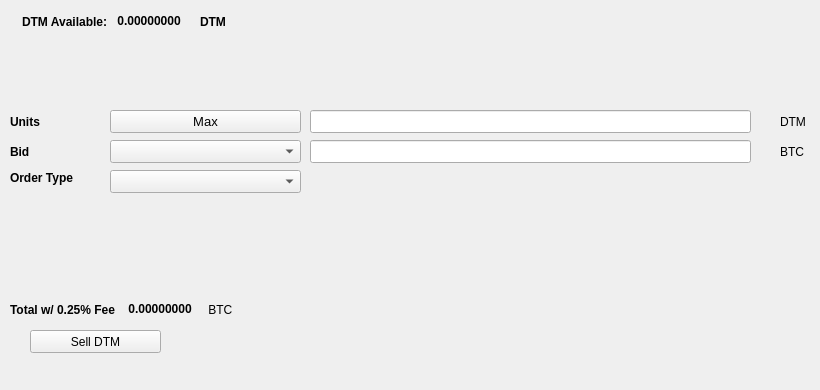
   <widget class="QWidget" name="SellTab">
    <attribute name="title">
     <string>Sell</string>
    </attribute>
    <widget class="QLabel" name="label_16">
     <property name="geometry">
      <rect>
       <x>780</x>
       <y>140</y>
       <width>31</width>
       <height>23</height>
      </rect>
     </property>
     <property name="text">
      <string>BTC</string>
     </property>
    </widget>
    <widget class="QComboBox" name="SellBidcomboBox">
     <property name="geometry">
      <rect>
       <x>110</x>
       <y>140</y>
       <width>191</width>
       <height>23</height>
      </rect>
     </property>
     <property name="font">
      <font>
       <pointsize>10</pointsize>
      </font>
     </property>
    </widget>
    <widget class="QLabel" name="label_18">
     <property name="geometry">
      <rect>
       <x>10</x>
       <y>110</y>
       <width>46</width>
       <height>23</height>
      </rect>
     </property>
     <property name="font">
      <font>
       <weight>75</weight>
       <bold>true</bold>
      </font>
     </property>
     <property name="text">
      <string>Units</string>
     </property>
    </widget>
    <widget class="QPushButton" name="Sell_Max_Amount">
     <property name="geometry">
      <rect>
       <x>110</x>
       <y>110</y>
       <width>191</width>
       <height>23</height>
      </rect>
     </property>
     <property name="font">
      <font>
       <pointsize>10</pointsize>
      </font>
     </property>
     <property name="text">
      <string>Max</string>
     </property>
    </widget>
    <widget class="QLabel" name="label_20">
     <property name="geometry">
      <rect>
       <x>10</x>
       <y>170</y>
       <width>91</width>
       <height>16</height>
      </rect>
     </property>
     <property name="font">
      <font>
       <weight>75</weight>
       <bold>true</bold>
      </font>
     </property>
     <property name="text">
      <string>Order Type</string>
     </property>
    </widget>
    <widget class="QComboBox" name="SellOrdertypeCombo">
     <property name="geometry">
      <rect>
       <x>110</x>
       <y>170</y>
       <width>191</width>
       <height>23</height>
      </rect>
     </property>
     <property name="font">
      <font>
       <pointsize>10</pointsize>
      </font>
     </property>
    </widget>
    <widget class="QLabel" name="label_21">
     <property name="geometry">
      <rect>
       <x>10</x>
       <y>140</y>
       <width>46</width>
       <height>23</height>
      </rect>
     </property>
     <property name="font">
      <font>
       <weight>75</weight>
       <bold>true</bold>
      </font>
     </property>
     <property name="text">
      <string>Bid</string>
     </property>
    </widget>
    <widget class="QLabel" name="label_22">
     <property name="geometry">
      <rect>
       <x>780</x>
       <y>110</y>
       <width>31</width>
       <height>23</height>
      </rect>
     </property>
     <property name="text">
      <string>DTM</string>
     </property>
    </widget>
    <widget class="QLineEdit" name="UnitsInputDTM">
     <property name="geometry">
      <rect>
       <x>310</x>
       <y>110</y>
       <width>441</width>
       <height>23</height>
      </rect>
     </property>
     <property name="font">
      <font>
       <pointsize>9</pointsize>
       <weight>75</weight>
       <bold>true</bold>
      </font>
     </property>
    </widget>
    <widget class="QLineEdit" name="SellBidPriceEdit">
     <property name="geometry">
      <rect>
       <x>310</x>
       <y>140</y>
       <width>441</width>
       <height>23</height>
      </rect>
     </property>
     <property name="font">
      <font>
       <pointsize>9</pointsize>
       <weight>75</weight>
       <bold>true</bold>
      </font>
     </property>
    </widget>
    <widget class="QPushButton" name="SellDTMBTN">
     <property name="geometry">
      <rect>
       <x>30</x>
       <y>330</y>
       <width>131</width>
       <height>23</height>
      </rect>
     </property>
     <property name="text">
      <string>Sell DTM</string>
     </property>
     <property name="icon">
      <iconset resource="../dotme">
       <normaloff>:/icons/bitcoin</normaloff>:/icons/bitcoin</iconset>
     </property>
    </widget>
    <widget class="QWidget" name="layoutWidget3">
     <property name="geometry">
      <rect>
       <x>22</x>
       <y>12</y>
       <width>258</width>
       <height>19</height>
      </rect>
     </property>
     <layout class="QHBoxLayout" name="horizontalLayout">
      <item>
       <widget class="QLabel" name="label232_2">
        <property name="font">
         <font>
          <weight>75</weight>
          <bold>true</bold>
         </font>
        </property>
        <property name="text">
         <string>DTM Available:</string>
        </property>
       </widget>
      </item>
      <item>
       <widget class="QLabel" name="DTMAvailableLabel">
        <property name="palette">
         <palette>
          <active>
           <colorrole role="WindowText">
            <brush brushstyle="SolidPattern">
             <color alpha="255">
              <red>0</red>
              <green>0</green>
              <blue>0</blue>
             </color>
            </brush>
           </colorrole>
           <colorrole role="Button">
            <brush brushstyle="SolidPattern">
             <color alpha="255">
              <red>0</red>
              <green>170</green>
              <blue>0</blue>
             </color>
            </brush>
           </colorrole>
           <colorrole role="Light">
            <brush brushstyle="SolidPattern">
             <color alpha="255">
              <red>0</red>
              <green>255</green>
              <blue>0</blue>
             </color>
            </brush>
           </colorrole>
           <colorrole role="Midlight">
            <brush brushstyle="SolidPattern">
             <color alpha="255">
              <red>0</red>
              <green>212</green>
              <blue>0</blue>
             </color>
            </brush>
           </colorrole>
           <colorrole role="Dark">
            <brush brushstyle="SolidPattern">
             <color alpha="255">
              <red>0</red>
              <green>85</green>
              <blue>0</blue>
             </color>
            </brush>
           </colorrole>
           <colorrole role="Mid">
            <brush brushstyle="SolidPattern">
             <color alpha="255">
              <red>0</red>
              <green>113</green>
              <blue>0</blue>
             </color>
            </brush>
           </colorrole>
           <colorrole role="Text">
            <brush brushstyle="SolidPattern">
             <color alpha="255">
              <red>0</red>
              <green>170</green>
              <blue>0</blue>
             </color>
            </brush>
           </colorrole>
           <colorrole role="BrightText">
            <brush brushstyle="SolidPattern">
             <color alpha="255">
              <red>255</red>
              <green>255</green>
              <blue>255</blue>
             </color>
            </brush>
           </colorrole>
           <colorrole role="ButtonText">
            <brush brushstyle="SolidPattern">
             <color alpha="255">
              <red>0</red>
              <green>0</green>
              <blue>0</blue>
             </color>
            </brush>
           </colorrole>
           <colorrole role="Base">
            <brush brushstyle="SolidPattern">
             <color alpha="255">
              <red>255</red>
              <green>255</green>
              <blue>255</blue>
             </color>
            </brush>
           </colorrole>
           <colorrole role="Window">
            <brush brushstyle="SolidPattern">
             <color alpha="255">
              <red>0</red>
              <green>170</green>
              <blue>0</blue>
             </color>
            </brush>
           </colorrole>
           <colorrole role="Shadow">
            <brush brushstyle="SolidPattern">
             <color alpha="255">
              <red>0</red>
              <green>0</green>
              <blue>0</blue>
             </color>
            </brush>
           </colorrole>
           <colorrole role="AlternateBase">
            <brush brushstyle="SolidPattern">
             <color alpha="255">
              <red>127</red>
              <green>212</green>
              <blue>127</blue>
             </color>
            </brush>
           </colorrole>
           <colorrole role="ToolTipBase">
            <brush brushstyle="SolidPattern">
             <color alpha="255">
              <red>255</red>
              <green>255</green>
              <blue>220</blue>
             </color>
            </brush>
           </colorrole>
           <colorrole role="ToolTipText">
            <brush brushstyle="SolidPattern">
             <color alpha="255">
              <red>0</red>
              <green>0</green>
              <blue>0</blue>
             </color>
            </brush>
           </colorrole>
          </active>
          <inactive>
           <colorrole role="WindowText">
            <brush brushstyle="SolidPattern">
             <color alpha="255">
              <red>0</red>
              <green>0</green>
              <blue>0</blue>
             </color>
            </brush>
           </colorrole>
           <colorrole role="Button">
            <brush brushstyle="SolidPattern">
             <color alpha="255">
              <red>0</red>
              <green>170</green>
              <blue>0</blue>
             </color>
            </brush>
           </colorrole>
           <colorrole role="Light">
            <brush brushstyle="SolidPattern">
             <color alpha="255">
              <red>0</red>
              <green>255</green>
              <blue>0</blue>
             </color>
            </brush>
           </colorrole>
           <colorrole role="Midlight">
            <brush brushstyle="SolidPattern">
             <color alpha="255">
              <red>0</red>
              <green>212</green>
              <blue>0</blue>
             </color>
            </brush>
           </colorrole>
           <colorrole role="Dark">
            <brush brushstyle="SolidPattern">
             <color alpha="255">
              <red>0</red>
              <green>85</green>
              <blue>0</blue>
             </color>
            </brush>
           </colorrole>
           <colorrole role="Mid">
            <brush brushstyle="SolidPattern">
             <color alpha="255">
              <red>0</red>
              <green>113</green>
              <blue>0</blue>
             </color>
            </brush>
           </colorrole>
           <colorrole role="Text">
            <brush brushstyle="SolidPattern">
             <color alpha="255">
              <red>0</red>
              <green>170</green>
              <blue>0</blue>
             </color>
            </brush>
           </colorrole>
           <colorrole role="BrightText">
            <brush brushstyle="SolidPattern">
             <color alpha="255">
              <red>255</red>
              <green>255</green>
              <blue>255</blue>
             </color>
            </brush>
           </colorrole>
           <colorrole role="ButtonText">
            <brush brushstyle="SolidPattern">
             <color alpha="255">
              <red>0</red>
              <green>0</green>
              <blue>0</blue>
             </color>
            </brush>
           </colorrole>
           <colorrole role="Base">
            <brush brushstyle="SolidPattern">
             <color alpha="255">
              <red>255</red>
              <green>255</green>
              <blue>255</blue>
             </color>
            </brush>
           </colorrole>
           <colorrole role="Window">
            <brush brushstyle="SolidPattern">
             <color alpha="255">
              <red>0</red>
              <green>170</green>
              <blue>0</blue>
             </color>
            </brush>
           </colorrole>
           <colorrole role="Shadow">
            <brush brushstyle="SolidPattern">
             <color alpha="255">
              <red>0</red>
              <green>0</green>
              <blue>0</blue>
             </color>
            </brush>
           </colorrole>
           <colorrole role="AlternateBase">
            <brush brushstyle="SolidPattern">
             <color alpha="255">
              <red>127</red>
              <green>212</green>
              <blue>127</blue>
             </color>
            </brush>
           </colorrole>
           <colorrole role="ToolTipBase">
            <brush brushstyle="SolidPattern">
             <color alpha="255">
              <red>255</red>
              <green>255</green>
              <blue>220</blue>
             </color>
            </brush>
           </colorrole>
           <colorrole role="ToolTipText">
            <brush brushstyle="SolidPattern">
             <color alpha="255">
              <red>0</red>
              <green>0</green>
              <blue>0</blue>
             </color>
            </brush>
           </colorrole>
          </inactive>
          <disabled>
           <colorrole role="WindowText">
            <brush brushstyle="SolidPattern">
             <color alpha="255">
              <red>0</red>
              <green>85</green>
              <blue>0</blue>
             </color>
            </brush>
           </colorrole>
           <colorrole role="Button">
            <brush brushstyle="SolidPattern">
             <color alpha="255">
              <red>0</red>
              <green>170</green>
              <blue>0</blue>
             </color>
            </brush>
           </colorrole>
           <colorrole role="Light">
            <brush brushstyle="SolidPattern">
             <color alpha="255">
              <red>0</red>
              <green>255</green>
              <blue>0</blue>
             </color>
            </brush>
           </colorrole>
           <colorrole role="Midlight">
            <brush brushstyle="SolidPattern">
             <color alpha="255">
              <red>0</red>
              <green>212</green>
              <blue>0</blue>
             </color>
            </brush>
           </colorrole>
           <colorrole role="Dark">
            <brush brushstyle="SolidPattern">
             <color alpha="255">
              <red>0</red>
              <green>85</green>
              <blue>0</blue>
             </color>
            </brush>
           </colorrole>
           <colorrole role="Mid">
            <brush brushstyle="SolidPattern">
             <color alpha="255">
              <red>0</red>
              <green>113</green>
              <blue>0</blue>
             </color>
            </brush>
           </colorrole>
           <colorrole role="Text">
            <brush brushstyle="SolidPattern">
             <color alpha="255">
              <red>0</red>
              <green>85</green>
              <blue>0</blue>
             </color>
            </brush>
           </colorrole>
           <colorrole role="BrightText">
            <brush brushstyle="SolidPattern">
             <color alpha="255">
              <red>255</red>
              <green>255</green>
              <blue>255</blue>
             </color>
            </brush>
           </colorrole>
           <colorrole role="ButtonText">
            <brush brushstyle="SolidPattern">
             <color alpha="255">
              <red>0</red>
              <green>85</green>
              <blue>0</blue>
             </color>
            </brush>
           </colorrole>
           <colorrole role="Base">
            <brush brushstyle="SolidPattern">
             <color alpha="255">
              <red>0</red>
              <green>170</green>
              <blue>0</blue>
             </color>
            </brush>
           </colorrole>
           <colorrole role="Window">
            <brush brushstyle="SolidPattern">
             <color alpha="255">
              <red>0</red>
              <green>170</green>
              <blue>0</blue>
             </color>
            </brush>
           </colorrole>
           <colorrole role="Shadow">
            <brush brushstyle="SolidPattern">
             <color alpha="255">
              <red>0</red>
              <green>0</green>
              <blue>0</blue>
             </color>
            </brush>
           </colorrole>
           <colorrole role="AlternateBase">
            <brush brushstyle="SolidPattern">
             <color alpha="255">
              <red>0</red>
              <green>170</green>
              <blue>0</blue>
             </color>
            </brush>
           </colorrole>
           <colorrole role="ToolTipBase">
            <brush brushstyle="SolidPattern">
             <color alpha="255">
              <red>255</red>
              <green>255</green>
              <blue>220</blue>
             </color>
            </brush>
           </colorrole>
           <colorrole role="ToolTipText">
            <brush brushstyle="SolidPattern">
             <color alpha="255">
              <red>0</red>
              <green>0</green>
              <blue>0</blue>
             </color>
            </brush>
           </colorrole>
          </disabled>
         </palette>
        </property>
        <property name="font">
         <font>
          <weight>75</weight>
          <bold>true</bold>
         </font>
        </property>
        <property name="text">
         <string> 0.00000000 </string>
        </property>
        <property name="textInteractionFlags">
         <set>Qt::LinksAccessibleByMouse|Qt::TextSelectableByKeyboard|Qt::TextSelectableByMouse</set>
        </property>
       </widget>
      </item>
      <item>
       <widget class="QLabel" name="labelDTM">
        <property name="font">
         <font>
          <weight>75</weight>
          <bold>true</bold>
         </font>
        </property>
        <property name="text">
         <string>DTM</string>
        </property>
       </widget>
      </item>
     </layout>
    </widget>
    <widget class="QWidget" name="layoutWidget">
     <property name="geometry">
      <rect>
       <x>10</x>
       <y>300</y>
       <width>268</width>
       <height>19</height>
      </rect>
     </property>
     <layout class="QHBoxLayout" name="horizontalLayout_2">
      <item>
       <widget class="QLabel" name="label_19">
        <property name="font">
         <font>
          <weight>75</weight>
          <bold>true</bold>
         </font>
        </property>
        <property name="text">
         <string>Total w/ 0.25% Fee </string>
        </property>
       </widget>
      </item>
      <item>
       <widget class="QLabel" name="SellCostLabel">
        <property name="palette">
         <palette>
          <active>
           <colorrole role="WindowText">
            <brush brushstyle="SolidPattern">
             <color alpha="255">
              <red>0</red>
              <green>0</green>
              <blue>0</blue>
             </color>
            </brush>
           </colorrole>
           <colorrole role="Button">
            <brush brushstyle="SolidPattern">
             <color alpha="255">
              <red>0</red>
              <green>170</green>
              <blue>0</blue>
             </color>
            </brush>
           </colorrole>
           <colorrole role="Light">
            <brush brushstyle="SolidPattern">
             <color alpha="255">
              <red>0</red>
              <green>255</green>
              <blue>0</blue>
             </color>
            </brush>
           </colorrole>
           <colorrole role="Midlight">
            <brush brushstyle="SolidPattern">
             <color alpha="255">
              <red>0</red>
              <green>212</green>
              <blue>0</blue>
             </color>
            </brush>
           </colorrole>
           <colorrole role="Dark">
            <brush brushstyle="SolidPattern">
             <color alpha="255">
              <red>0</red>
              <green>85</green>
              <blue>0</blue>
             </color>
            </brush>
           </colorrole>
           <colorrole role="Mid">
            <brush brushstyle="SolidPattern">
             <color alpha="255">
              <red>0</red>
              <green>113</green>
              <blue>0</blue>
             </color>
            </brush>
           </colorrole>
           <colorrole role="Text">
            <brush brushstyle="SolidPattern">
             <color alpha="255">
              <red>0</red>
              <green>170</green>
              <blue>0</blue>
             </color>
            </brush>
           </colorrole>
           <colorrole role="BrightText">
            <brush brushstyle="SolidPattern">
             <color alpha="255">
              <red>255</red>
              <green>255</green>
              <blue>255</blue>
             </color>
            </brush>
           </colorrole>
           <colorrole role="ButtonText">
            <brush brushstyle="SolidPattern">
             <color alpha="255">
              <red>0</red>
              <green>0</green>
              <blue>0</blue>
             </color>
            </brush>
           </colorrole>
           <colorrole role="Base">
            <brush brushstyle="SolidPattern">
             <color alpha="255">
              <red>255</red>
              <green>255</green>
              <blue>255</blue>
             </color>
            </brush>
           </colorrole>
           <colorrole role="Window">
            <brush brushstyle="SolidPattern">
             <color alpha="255">
              <red>0</red>
              <green>170</green>
              <blue>0</blue>
             </color>
            </brush>
           </colorrole>
           <colorrole role="Shadow">
            <brush brushstyle="SolidPattern">
             <color alpha="255">
              <red>0</red>
              <green>0</green>
              <blue>0</blue>
             </color>
            </brush>
           </colorrole>
           <colorrole role="AlternateBase">
            <brush brushstyle="SolidPattern">
             <color alpha="255">
              <red>127</red>
              <green>212</green>
              <blue>127</blue>
             </color>
            </brush>
           </colorrole>
           <colorrole role="ToolTipBase">
            <brush brushstyle="SolidPattern">
             <color alpha="255">
              <red>255</red>
              <green>255</green>
              <blue>220</blue>
             </color>
            </brush>
           </colorrole>
           <colorrole role="ToolTipText">
            <brush brushstyle="SolidPattern">
             <color alpha="255">
              <red>0</red>
              <green>0</green>
              <blue>0</blue>
             </color>
            </brush>
           </colorrole>
          </active>
          <inactive>
           <colorrole role="WindowText">
            <brush brushstyle="SolidPattern">
             <color alpha="255">
              <red>0</red>
              <green>0</green>
              <blue>0</blue>
             </color>
            </brush>
           </colorrole>
           <colorrole role="Button">
            <brush brushstyle="SolidPattern">
             <color alpha="255">
              <red>0</red>
              <green>170</green>
              <blue>0</blue>
             </color>
            </brush>
           </colorrole>
           <colorrole role="Light">
            <brush brushstyle="SolidPattern">
             <color alpha="255">
              <red>0</red>
              <green>255</green>
              <blue>0</blue>
             </color>
            </brush>
           </colorrole>
           <colorrole role="Midlight">
            <brush brushstyle="SolidPattern">
             <color alpha="255">
              <red>0</red>
              <green>212</green>
              <blue>0</blue>
             </color>
            </brush>
           </colorrole>
           <colorrole role="Dark">
            <brush brushstyle="SolidPattern">
             <color alpha="255">
              <red>0</red>
              <green>85</green>
              <blue>0</blue>
             </color>
            </brush>
           </colorrole>
           <colorrole role="Mid">
            <brush brushstyle="SolidPattern">
             <color alpha="255">
              <red>0</red>
              <green>113</green>
              <blue>0</blue>
             </color>
            </brush>
           </colorrole>
           <colorrole role="Text">
            <brush brushstyle="SolidPattern">
             <color alpha="255">
              <red>0</red>
              <green>170</green>
              <blue>0</blue>
             </color>
            </brush>
           </colorrole>
           <colorrole role="BrightText">
            <brush brushstyle="SolidPattern">
             <color alpha="255">
              <red>255</red>
              <green>255</green>
              <blue>255</blue>
             </color>
            </brush>
           </colorrole>
           <colorrole role="ButtonText">
            <brush brushstyle="SolidPattern">
             <color alpha="255">
              <red>0</red>
              <green>0</green>
              <blue>0</blue>
             </color>
            </brush>
           </colorrole>
           <colorrole role="Base">
            <brush brushstyle="SolidPattern">
             <color alpha="255">
              <red>255</red>
              <green>255</green>
              <blue>255</blue>
             </color>
            </brush>
           </colorrole>
           <colorrole role="Window">
            <brush brushstyle="SolidPattern">
             <color alpha="255">
              <red>0</red>
              <green>170</green>
              <blue>0</blue>
             </color>
            </brush>
           </colorrole>
           <colorrole role="Shadow">
            <brush brushstyle="SolidPattern">
             <color alpha="255">
              <red>0</red>
              <green>0</green>
              <blue>0</blue>
             </color>
            </brush>
           </colorrole>
           <colorrole role="AlternateBase">
            <brush brushstyle="SolidPattern">
             <color alpha="255">
              <red>127</red>
              <green>212</green>
              <blue>127</blue>
             </color>
            </brush>
           </colorrole>
           <colorrole role="ToolTipBase">
            <brush brushstyle="SolidPattern">
             <color alpha="255">
              <red>255</red>
              <green>255</green>
              <blue>220</blue>
             </color>
            </brush>
           </colorrole>
           <colorrole role="ToolTipText">
            <brush brushstyle="SolidPattern">
             <color alpha="255">
              <red>0</red>
              <green>0</green>
              <blue>0</blue>
             </color>
            </brush>
           </colorrole>
          </inactive>
          <disabled>
           <colorrole role="WindowText">
            <brush brushstyle="SolidPattern">
             <color alpha="255">
              <red>0</red>
              <green>85</green>
              <blue>0</blue>
             </color>
            </brush>
           </colorrole>
           <colorrole role="Button">
            <brush brushstyle="SolidPattern">
             <color alpha="255">
              <red>0</red>
              <green>170</green>
              <blue>0</blue>
             </color>
            </brush>
           </colorrole>
           <colorrole role="Light">
            <brush brushstyle="SolidPattern">
             <color alpha="255">
              <red>0</red>
              <green>255</green>
              <blue>0</blue>
             </color>
            </brush>
           </colorrole>
           <colorrole role="Midlight">
            <brush brushstyle="SolidPattern">
             <color alpha="255">
              <red>0</red>
              <green>212</green>
              <blue>0</blue>
             </color>
            </brush>
           </colorrole>
           <colorrole role="Dark">
            <brush brushstyle="SolidPattern">
             <color alpha="255">
              <red>0</red>
              <green>85</green>
              <blue>0</blue>
             </color>
            </brush>
           </colorrole>
           <colorrole role="Mid">
            <brush brushstyle="SolidPattern">
             <color alpha="255">
              <red>0</red>
              <green>113</green>
              <blue>0</blue>
             </color>
            </brush>
           </colorrole>
           <colorrole role="Text">
            <brush brushstyle="SolidPattern">
             <color alpha="255">
              <red>0</red>
              <green>85</green>
              <blue>0</blue>
             </color>
            </brush>
           </colorrole>
           <colorrole role="BrightText">
            <brush brushstyle="SolidPattern">
             <color alpha="255">
              <red>255</red>
              <green>255</green>
              <blue>255</blue>
             </color>
            </brush>
           </colorrole>
           <colorrole role="ButtonText">
            <brush brushstyle="SolidPattern">
             <color alpha="255">
              <red>0</red>
              <green>85</green>
              <blue>0</blue>
             </color>
            </brush>
           </colorrole>
           <colorrole role="Base">
            <brush brushstyle="SolidPattern">
             <color alpha="255">
              <red>0</red>
              <green>170</green>
              <blue>0</blue>
             </color>
            </brush>
           </colorrole>
           <colorrole role="Window">
            <brush brushstyle="SolidPattern">
             <color alpha="255">
              <red>0</red>
              <green>170</green>
              <blue>0</blue>
             </color>
            </brush>
           </colorrole>
           <colorrole role="Shadow">
            <brush brushstyle="SolidPattern">
             <color alpha="255">
              <red>0</red>
              <green>0</green>
              <blue>0</blue>
             </color>
            </brush>
           </colorrole>
           <colorrole role="AlternateBase">
            <brush brushstyle="SolidPattern">
             <color alpha="255">
              <red>0</red>
              <green>170</green>
              <blue>0</blue>
             </color>
            </brush>
           </colorrole>
           <colorrole role="ToolTipBase">
            <brush brushstyle="SolidPattern">
             <color alpha="255">
              <red>255</red>
              <green>255</green>
              <blue>220</blue>
             </color>
            </brush>
           </colorrole>
           <colorrole role="ToolTipText">
            <brush brushstyle="SolidPattern">
             <color alpha="255">
              <red>0</red>
              <green>0</green>
              <blue>0</blue>
             </color>
            </brush>
           </colorrole>
          </disabled>
         </palette>
        </property>
        <property name="font">
         <font>
          <weight>75</weight>
          <bold>true</bold>
         </font>
        </property>
        <property name="autoFillBackground">
         <bool>false</bool>
        </property>
        <property name="text">
         <string> 0.00000000</string>
        </property>
        <property name="textInteractionFlags">
         <set>Qt::LinksAccessibleByMouse|Qt::TextSelectableByMouse</set>
        </property>
       </widget>
      </item>
      <item>
       <widget class="QLabel" name="label_17">
        <property name="font">
         <font>
          <weight>50</weight>
          <bold>false</bold>
         </font>
        </property>
        <property name="text">
         <string> BTC</string>
        </property>
       </widget>
      </item>
     </layout>
    </widget>
    <widget class="QLabel" name="label_23">
     <property name="geometry">
      <rect>
       <x>460</x>
       <y>300</y>
       <width>281</width>
       <height>81</height>
      </rect>
     </property>
     <property name="text">
      <string/>
     </property>
     <property name="pixmap">
      <pixmap>:/images/bittrex</pixmap>
     </property>
    </widget>
   </widget>
